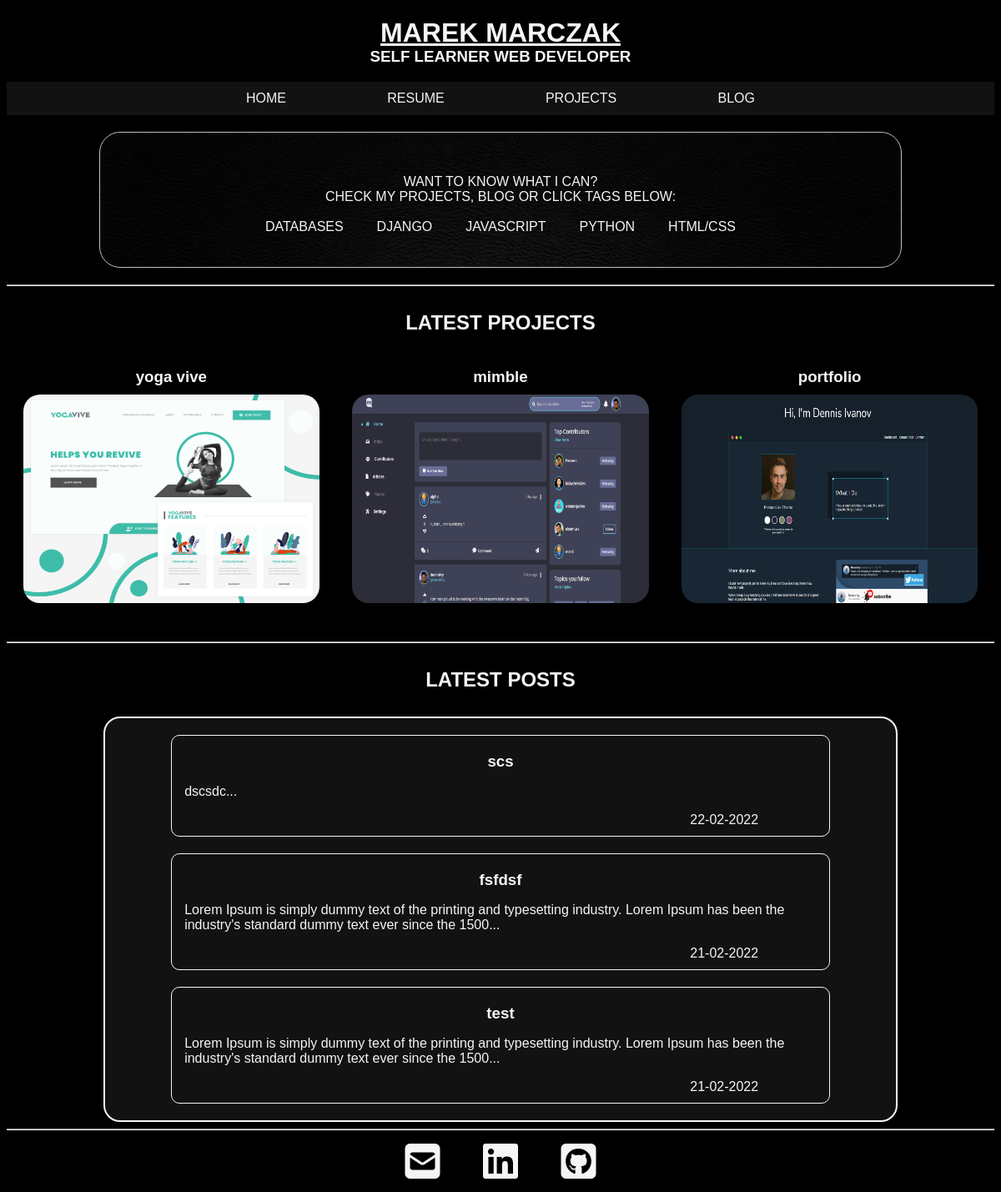
The page / on the database its author committed.
### portfolio_app/models.py (models this page shows, shortened)
class Project(models.Model):
    id = models.UUIDField(default=uuid.uuid4, unique=True,
                          primary_key=True, editable=False)
    created = models.DateTimeField(auto_now_add=True)
    title = models.CharField(max_length=25, blank=True, null=True)
    project_image = models.ImageField(null=True, blank=True, default="default-project.jpg", upload_to="images/projects")
    short_intro = models.TextField(max_length=1000, null=True, blank=True)

### blog/models.py (models this page shows, shortened)
class Blog(models.Model):
    id = models.UUIDField(default=uuid.uuid4, unique=True,
                          primary_key=True, editable=False)
    created = models.DateTimeField(auto_now_add=True, blank=True)
    title = models.CharField(max_length=100, blank=True, null=True)
    content = models.TextField(null=True, blank=True)

### portfolio_app/views.py (the view)
# urls.py: path('', views.home, name='home'),
def home(request):
    projects = Project.objects.all().order_by("-created")
    projects = projects[:3]
    blogs = Blog.objects.all().order_by("-created")
    blogs = blogs[:3]
    context = {'projects': projects, 'blogs':blogs}
    return render(request, 'portfolio_app/home.html', context)

### portfolio_app/templates/portfolio_app/home.html
{% extends 'portfolio/main.html' %}
{% load static %}
{% block content %}
<div class="stack-box">
  <p>WANT TO KNOW WHAT I CAN?<br>CHECK MY PROJECTS, BLOG OR CLICK TAGS BELOW:</p>
  <div class="tags">
      <a href="#">DATABASES</a>
      <a href="#">DJANGO</a>
      <a href="#">JAVASCRIPT</a>
      <a href="#">PYTHON</a>
      <a href="#">HTML/CSS</a>
  </div>
</div>
<hr>
<section>
  <h2 class="section-title">LATEST PROJECTS</h2>
  <div class="projects-box">
    {% for project in projects %}
      <div class="project-box">
          <h3 class="project-title">{{ project.title }}</h3>
          <a href="{% url 'single-project' project.id %}">
              <div class="project-img">
                  <img src="{{ project.project_image.url }}" alt="project">
              </div>
          </a>
      </div>
    {% endfor %}
  </div>
</section>
<br>
<hr>
<section>
  <h2 class="section-title">LATEST POSTS</h2>
  <div class="posts-box">
    {% for blog in blogs %}
      <div class="post-box">
        <a href="{% url 'single-post' blog.id %}">
          <h3 class="blog-title">{{ blog.title }}</h3>
          <p>{{ blog.content|slice:150 }}...</p>
          <span>{{ blog.created|date:'d-m-Y' }}</span>
      </a>
    </div>
    {% endfor %}
  </div>
</section>
{% endblock content %}

### static/styles/style.css (style rules this page uses)
body { background-color: black; color: whitesmoke; font-family:'Gill Sans', 'Gill Sans MT', Calibri, 'Trebuchet MS', sans-serif; }
.stack-box { background-image: url('/Stylowanie/zdjecia/banner.jpg'); background-repeat: no-repeat; background-size: cover; text-align: center; border: 1px solid silver; margin: 20px auto; padding: 3%; border-radius: 25px; width: 75%; }
.stack-box p { margin: 15px auto; }
.tags { margin: auto; line-height: 1.5em; }
.stack-box a { text-decoration: none; color: whitesmoke; margin: auto 2%; transition: all 500ms; }
.section-title { text-align: center; margin: 30px; }
.projects-box { display: flex; }
.project-box { width: 30%; margin: 0 auto; }
.project-img { height: 80%; }
.project-img img { width: 100%; height: 100%; border-radius: 20px; }
.project-title { margin: 10px; text-align: center; }
.blog-title { margin: 10px; text-align: center; }
.posts-box { border: 2px solid whitesmoke; border-radius: 20px; width: 80%; margin: auto; background-color: rgba(173, 180, 173, 0.1); }
.post-box { border: 1px solid whitesmoke; border-radius: 10px; width: 80%; margin: 20px auto; padding: 10px 15px; }
.post-box a { text-decoration: none; color: whitesmoke; }
.post-box span { margin: auto 10px auto 80%; }

### rows shown on the page
Project: title "yoga vive", project_image (picture)
Project: title "mimble", project_image (picture)
Project: title "portfolio", project_image (picture)
Blog: title "scs", content "dscsdc", created "22-02-2022"
Blog: title "fsfdsf", content "Lorem Ipsum is simply dummy text of the printing and typesetting industry. Lorem Ipsum has been the industry's standard dummy text ever since the 1500", created "21-02-2022"
Blog: title "test", content "Lorem Ipsum is simply dummy text of the printing and typesetting industry. Lorem Ipsum has been the industry's standard dummy text ever since the 1500", created "21-02-2022"
